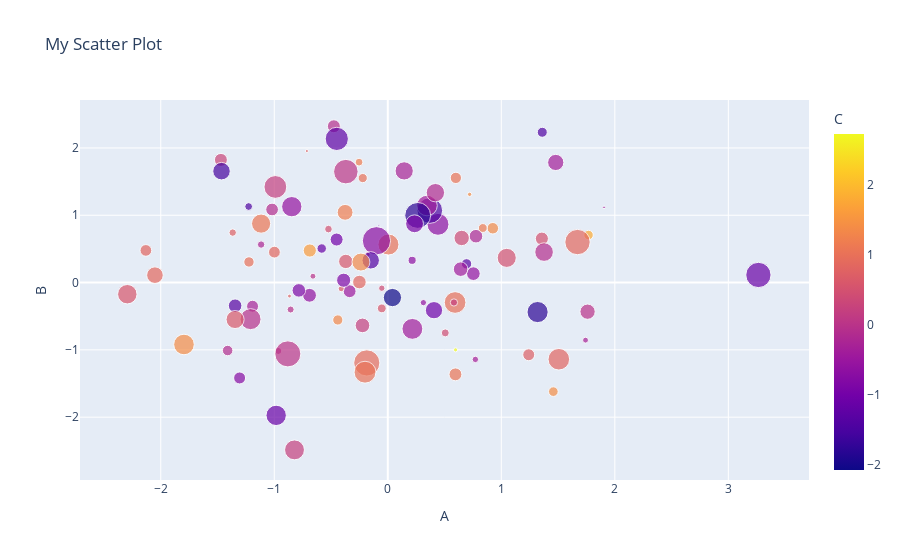

The notebook cell saved with this chart:
### Code cell
fig = px.scatter(df,
                 x='A',
                 y='B',
                 color='C',
                 size=df['D'].abs(),   # take absolute values
                 title='My Scatter Plot')

fig.show()
